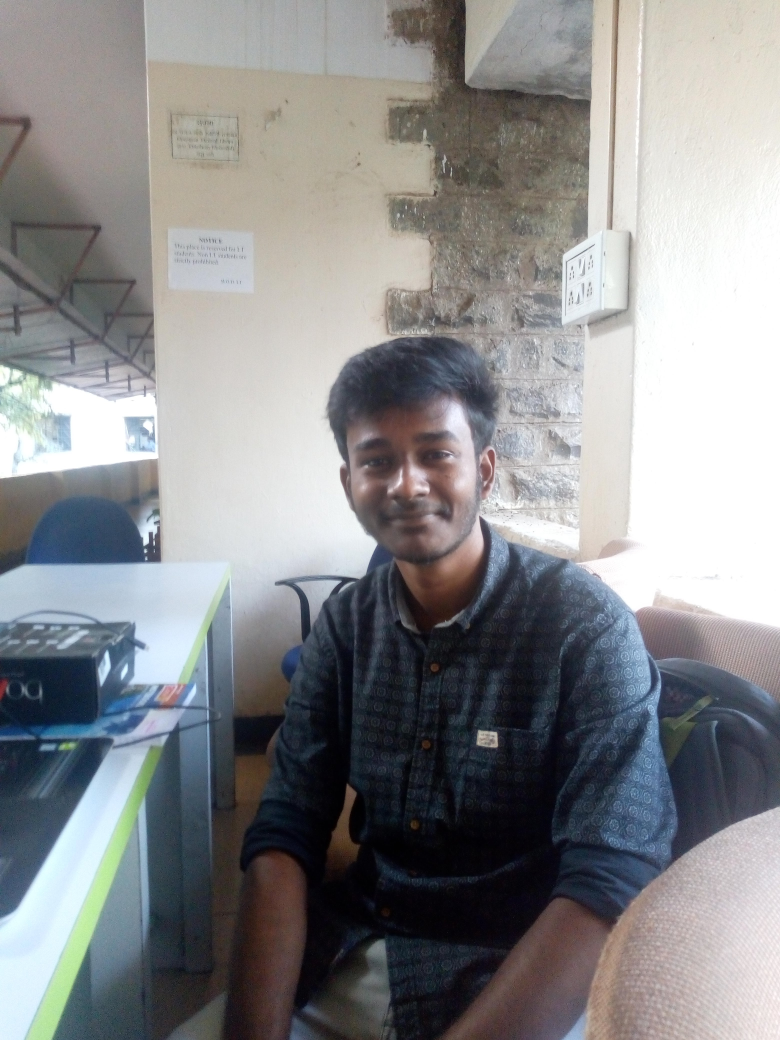
#> input picture Train_image/arshad.1.jpg, 3120 x 4160 px, given in place of the camera (shown at 1/4 size)
$ python test.py
#> lines starting #> are read from the running program, lines starting #| are printed output that depends on the picture
### model.py
import keras
from keras.layers import Conv2D, Dense, MaxPooling2D, Flatten, Input, Lambda, merge
from keras.models import Sequential, Model
import random
import numpy as np
import keras.backend as K
def base_model(input_dim):
    onet = Sequential()
    onet.add(Conv2D(64, (10, 10), activation = 'relu', input_shape = input_dim))
    onet.add(MaxPooling2D(pool_size = (2, 2)))
    onet.add(Conv2D(128, (7, 7), activation = 'relu'))
    onet.add(MaxPooling2D(pool_size = (2, 2)))
    onet.add(Conv2D(128, (4, 4), activation = 'relu'))
    onet.add(MaxPooling2D(pool_size = (2, 2)))
    onet.add(Conv2D(128, (4, 4)))
    onet.add(Flatten())
    onet.add(Dense(4096, activation = 'sigmoid'))
    return onet

def euclidean_distance(vects):
    x, y = vects
    return K.sqrt(K.sum(K.square(x - y), axis=1, keepdims=True))

def eucl_dist_output_shape(shapes):
    shape1, shape2 = shapes
    return (shape1[0], 1)

def contrastive_loss(y_true, y_pred):
    margin = 1
    return K.mean(y_true * K.square(y_pred) + (1 - y_true) * K.square(K.maximum(margin - y_pred, 0)))

# [12 lines left out: function create_pairs, not called in this run]

def model_fin():
    input_a     = (105, 105, 1)
    input_b     = (105, 105, 1)
    model       = base_model(input_a)
    input_mdl_a = Input(input_a)
    input_mdl_b = Input(input_b)
    processed_a = model(input_mdl_a)
    processed_b = model(input_mdl_b)
    L1_distance = lambda x: keras.backend.abs(x[0]-x[1])
    merge_step  = merge([processed_a,processed_b], mode = L1_distance, output_shape=lambda x: x[0])
    predict     = Dense(1, activation = 'sigmoid')(merge_step)
    final_model = Model(input=[input_mdl_a, input_mdl_b], output = predict)
    return final_model

# [3 lines that do not run on import are left out]

### test.py
from model import *
from prepareData import *
import numpy as np
cascPath = "haarcascade_frontalface_default.xml"
faceCascade = cv2.CascadeClassifier(cascPath)

def iterate_over_all_values(test_image, load_weight):
    onet = model_fin()
    data = 0
    with open("train_data.pkl", "rb") as f:
        data = pickle.load(f)
    max = 999
    onet.load_weights(load_weight)
    lab = 0
    for label in data.keys():
        data[label]  = np.array(data[label]).astype("float32")
        data[label] /= 255
    test_image = test_image.astype("float32")
    test_image /= 255
    test_image = test_image.reshape(1, test_image.shape[0], test_image.shape[1], 1)
    for label in data.keys():
        for i in range(0, data[label].shape[0]):
            x = np.array(data[label][i])
            x = x.reshape(1, x.shape[0], x.shape[1], 1)
            val = onet.predict([x, test_image])
            if(val[0] < max):
                max = val[0]
                lab = label
    return lab

def check(load_weights, labels):
#> called with load_weights = 'weights.h5'
    video_capture = cv2.VideoCapture(0)
    while True:
        ret, frame = video_capture.read()
#> frame is the input picture: shape (4160, 3120, 3); mean B, G, R 139.6, 137.8, 137
        scale_percent = 30
        width         = int(frame.shape[1]*(scale_percent/100))
#> width = 936
        height        = int(frame.shape[0]*(scale_percent/100))
#> height = 1248
        imag          = cv2.resize(frame, (width, height), interpolation = cv2.INTER_AREA)
        gray = cv2.cvtColor(imag, cv2.COLOR_BGR2GRAY)
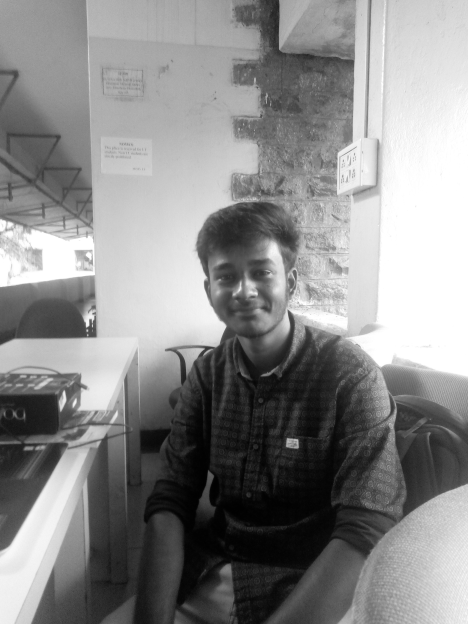
#> gray: shape (1248, 936) (shown at 1/2 size); min 0, max 255, mean 137.8
        faces = faceCascade.detectMultiScale(
            gray,
            scaleFactor=1.1,
            minNeighbors=5,
            minSize=(30, 30),
            flags = cv2.CASCADE_SCALE_IMAGE
        )
#> faces = [[421, 1165, 56, 56], [748, 902, 57, 57], [391, 473, 198, 198]]
        for (x, y, w, h) in faces:
            cv2.rectangle(imag, (x, y), (x+w, y+h), (0, 255, 0), 2)
            crop_image = imag[y:y+h, x:x+w]
            gray = cv2.cvtColor(crop_image, cv2.COLOR_BGR2GRAY)
            gray = cv2.resize(gray, (105, 105))
            label = iterate_over_all_values(gray, load_weights)
            cv2.putText(imag, label,(y, x),cv2.FONT_HERSHEY_COMPLEX_SMALL,.7,(225,225,225))
#> this loop made 1 pass
#> (x, y, w, h) on pass 1: (421, 1165, 56, 56)
#> pass 1, in check, `crop_image = imag[y:y+h, x:x+w]`:
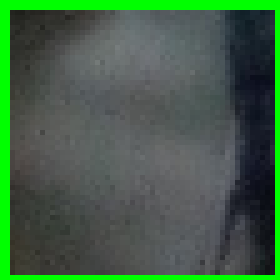
#> crop_image: shape (56, 56, 3) (shown 5 times larger); mean B, G, R 70, 95.8, 65.6
#> pass 1, in check, `gray = cv2.cvtColor(crop_image, cv2.COLOR_BGR2GRAY)`:
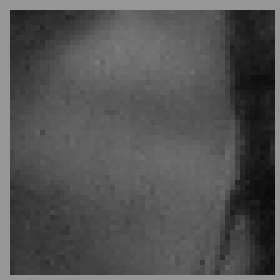
#> gray: shape (56, 56) (shown 5 times larger); min 11, max 150, mean 83.8
#> pass 1, in check, `gray = cv2.resize(gray, (105, 105))`:
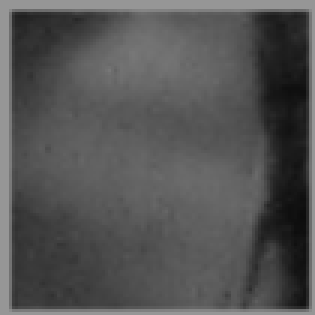
#> gray: shape (105, 105) (shown 3 times larger); min 12, max 150, mean 83.7
#> after the loop:
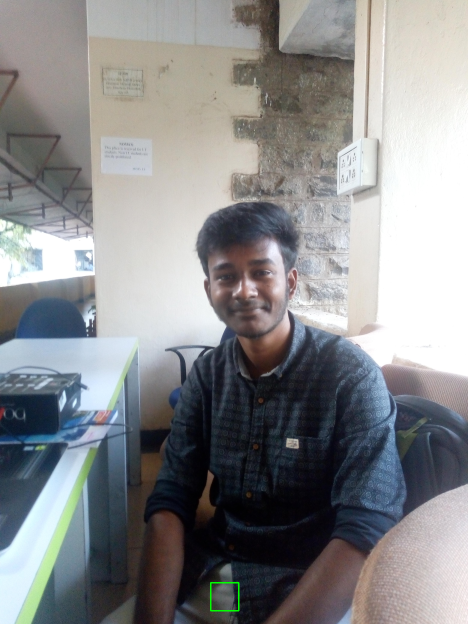
#> imag: shape (1248, 936, 3) (shown at 1/2 size); mean B, G, R 139.6, 138, 137

        cv2.imshow('Video', imag)
        if cv2.waitKey(1) & 0xFF == ord('q'):
            break
    video_capture.release()
    cv2.destroyAllWindows()


def start(load_weights, labels):
    video_capture = cv2.VideoCapture(0)
    flag = 0
    while True:
        ret, image = video_capture.read()
        scale_percent = 30
        width         = int(image.shape[1]*(scale_percent/100))
        height        = int(image.shape[0]*(scale_percent/100))
        imag          = cv2.resize(image, (width, height), interpolation = cv2.INTER_AREA)
        gray          = cv2.cvtColor(imag, cv2.COLOR_BGR2GRAY)
        faces         = faceCascade.detectMultiScale(gray, scaleFactor = 1.1, minNeighbors = 8, minSize = (30, 30), flags = cv2.CASCADE_SCALE_IMAGE)
        print(faces)
        for (x, y, w, h) in faces:
            crop_image = image[y:y+h, x:x+w]
            gray = cv2.cvtColor(crop_image, cv2.COLOR_BGR2GRAY)
            gray = cv2.resize(gray, (105, 105))
            flag = 1
            print("in the function")
            print(iterate_over_all_values(gray, labels))

if __name__ == "__main__":
    labels = dict(zip([0, 1, 2, 3, 4], ["Aniket", "Kauzi", "Nagnath", "Priyam", "Shubham"]))
    check("weights.h5", labels)
#> (the call stopped at in base_model, `onet = Sequential()`: keras is not available in this run)
